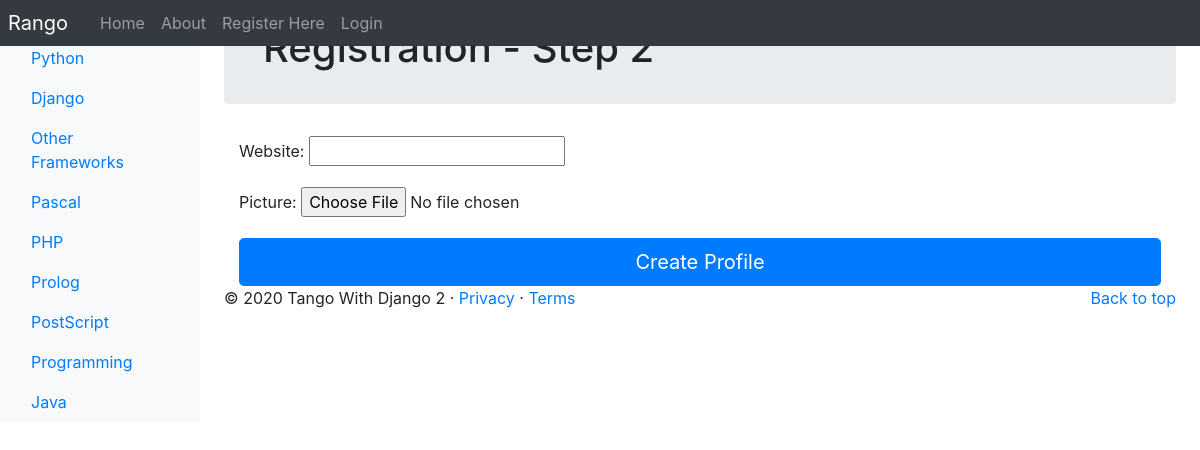
The page /rango/register_profile/ on the database its author committed.
### rango/models.py (models this page shows, shortened)
class Category(models.Model):
    NAME_MAX_LENGTH = 128
    name = models.CharField(max_length=NAME_MAX_LENGTH, unique=True)
    views = models.IntegerField(default=0)
    likes = models.IntegerField(default=0)
    slug = models.SlugField(unique=True)
    class Meta:
        verbose_name_plural = 'Categories'

### rango/views.py (the view, shortened to what this page needs)
# urls.py: path('register_profile/', RegisterProfileView.as_view(), name='register_profile'),
class RegisterProfileView(View):
    form = UserProfileForm
    context_dict = dict()
    def get(self, request):
        self.context_dict['form'] = self.form
        return render(request, 'rango/profile_registration.html', context=self.context_dict)

### rango/templatetags/rango_template_tags.py (called while the page is built)
@register.inclusion_tag('rango/categories.html')
def get_category_list(current_category=None):
    return {'categories': Category.objects.all(),
            'current_category': current_category}

### templates/rango/profile_registration.html (shortened to what this page needs)
{% extends 'rango/base.html' %}
{% load staticfiles %}
{% block body_block %}
    <div class="jumbotron p-4">
        <div class="container">
            <h1 class="jumbotron-heading">Registration - Step 2</h1>
        </div>
    </div>
    <div class="container">
        <form method="post" action="{% url 'rango:register_profile' %}"
              enctype="multipart/form-data">
            {{ form.as_p }}
            <button class="btn btn-lg btn-primary btn-block" type="submit"
                    value="Submit">Create Profile</button>
        </form>
    </div>
{% endblock %}

### templates/rango/categories.html (shortened to what this page needs)
<ul class="nav flex-column">
    {% if categories %}
        {% for c in categories %}
            {% if c == current_category %}
                <li class="nav-item">
                    <a class="nav-link active" href="{% url 'rango:show_category' c.slug %}">
                        <span data-feather="archive"></span>{{ c.name }}
                    </a>
                </li>
            {% else %}
                <li class="nav-item">
                    <a class="nav-link" href="{% url 'rango:show_category' c.slug %}">
                        {{ c.name }}
                    </a>
                </li>
            {% endif %}
        {% endfor %}
    {% else %}
        <li class="nav-item">There are no categories present.</li>
    {% endif %}
</ul>

### rows shown on the page
Category: name "Python"
Category: name "Django"
Category: name "Other Frameworks"
Category: name "Pascal"
Category: name "PHP"
Category: name "Prolog"
Category: name "PostScript"
Category: name "Programming"
Category: name "Java"
